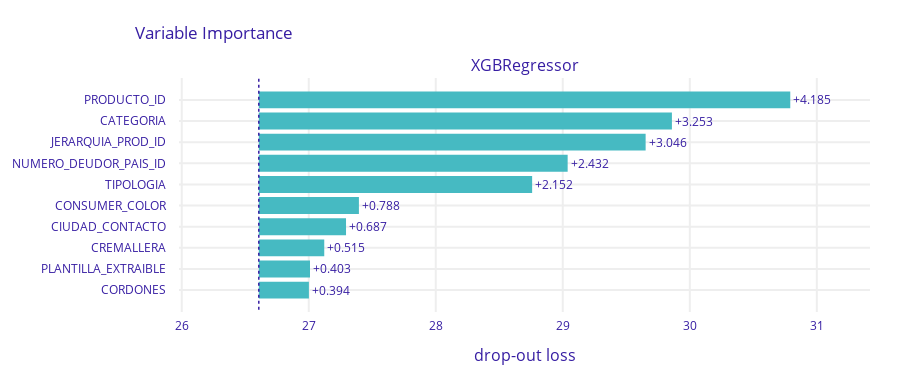
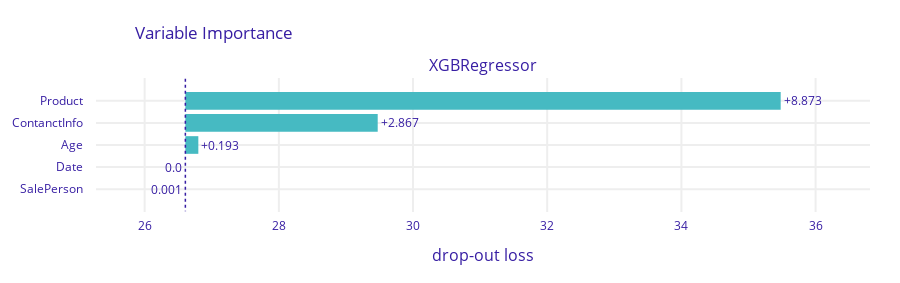

The notebook cell these images were saved under, in order:
### Code cell
xgboost_explainer = dx.Explainer(xgbm, x_test_XGBM, y_test)
explanation = xgboost_explainer.model_parts()
explanation.plot()
res = xgboost_explainer.model_performance(model_type='regression')
res.plot()
groupedexpl = xgboost_explainer.model_parts(variable_groups=variable_groups)
groupedexpl.plot()

### Figure 1 — Plotly figure (JSON) as saved in the notebook; plotly's stock layout.template omitted (floating-point values rounded to 4 significant figures)
{"data": [{"base": 26.61, "hoverinfo": "text", "hoverlabel": {"bgcolor": "rgba(0,0,0,0.8)"}, "hovertext": ["Model: XGBRegressor loss after<br>variable: PRODUCTO_ID is permuted: 30.791<br>Drop-out loss change: +4.185", "Model: XGBRegressor loss after<br>variable: CATEGORIA is permuted: 29.859<br>Drop-out loss change: +3.253", "Model: XGBRegressor loss after<br>variable: JERARQUIA_PROD_ID is permuted: 29.652<br>Drop-out loss change: +3.046", "Model: XGBRegressor loss after<br>variable: NUMERO_DEUDOR_PAIS_ID is permuted: 29.038<br>Drop-out loss change: +2.432", "Model: XGBRegressor loss after<br>variable: TIPOLOGIA is permuted: 28.759<br>Drop-out loss change: +2.152", "Model: XGBRegressor loss after<br>variable: CONSUMER_COLOR is permuted: 27.395<br>Drop-out loss change: +0.788", "Model: XGBRegressor loss after<br>variable: CIUDAD_CONTACTO is permuted: 27.293<br>Drop-out loss change: +0.687", "Model: XGBRegressor loss after<br>variable: CREMALLERA is permuted: 27.122<br>Drop-out loss change: +0.515", "Model: XGBRegressor loss after<br>variable: PLANTILLA_EXTRAIBLE is permuted: 27.01<br>Drop-out loss change: +0.403", "Model: XGBRegressor loss after<br>variable: CORDONES is permuted: 27.001<br>Drop-out loss change: +0.394"], "marker": {"color": "#46bac2"}, "orientation": "h", "showlegend": false, "text": ["+4.185", "+3.253", "+3.046", "+2.432", "+2.152", "+0.788", "+0.687", "+0.515", "+0.403", "+0.394"], "textposition": "outside", "type": "bar", "x": [4.185, 3.253, 3.046, 2.432, 2.152, 0.7882, 0.6868, 0.5154, 0.4032, 0.3944], "xaxis": "x", "y": ["PRODUCTO_ID", "CATEGORIA", "JERARQUIA_PROD_ID", "NUMERO_DEUDOR_PAIS_ID", "TIPOLOGIA", "CONSUMER_COLOR", "CIUDAD_CONTACTO", "CREMALLERA", "PLANTILLA_EXTRAIBLE", "CORDONES"], "yaxis": "y"}], "layout": {"annotations": [{"font": {"size": 16}, "showarrow": false, "text": "XGBRegressor", "x": 0.5, "xanchor": "center", "xref": "paper", "y": 1, "yanchor": "bottom", "yref": "paper"}, {"font": {"size": 16}, "showarrow": false, "text": "drop-out loss", "x": 0.5, "xanchor": "center", "xref": "paper", "y": 0, "yanchor": "top", "yref": "paper", "yshift": -30}], "font": {"color": "#371ea3"}, "height": 383, "margin": {"b": 71, "r": 30, "t": 78}, "shapes": [{"line": {"color": "#371ea3", "dash": "dot", "width": 1.5}, "type": "line", "x0": 26.61, "x1": 26.61, "xref": "x", "y0": -1, "y1": 10, "yref": "y"}], "title": {"text": "Variable Importance", "x": 0.15}, "xaxis": {"anchor": "y", "automargin": true, "domain": [0, 1], "fixedrange": true, "gridwidth": 2, "range": [25.98, 31.42], "tickcolor": "white", "ticklen": 3, "ticks": "outside", "type": "linear", "zeroline": false}, "yaxis": {"anchor": "x", "automargin": true, "autorange": "reversed", "domain": [0, 1], "fixedrange": true, "gridwidth": 2, "tickcolor": "white", "ticklen": 10, "ticks": "outside", "type": "category"}}}

### Figure 2 — Plotly figure (JSON) as saved in the notebook; plotly's stock layout.template omitted (floating-point values rounded to 4 significant figures)
{"data": [{"base": 26.61, "hoverinfo": "text", "hoverlabel": {"bgcolor": "rgba(0,0,0,0.8)"}, "hovertext": ["Model: XGBRegressor loss after<br>variable: Product is permuted: 35.48<br>Drop-out loss change: +8.873", "Model: XGBRegressor loss after<br>variable: ContanctInfo is permuted: 29.474<br>Drop-out loss change: +2.867", "Model: XGBRegressor loss after<br>variable: Age is permuted: 26.8<br>Drop-out loss change: +0.193", "Model: XGBRegressor loss after<br>variable: Date is permuted: 26.606<br>Drop-out loss change: -0.0", "Model: XGBRegressor loss after<br>variable: SalePerson is permuted: 26.606<br>Drop-out loss change: -0.001"], "marker": {"color": "#46bac2"}, "orientation": "h", "showlegend": false, "text": ["+8.873", "+2.867", "+0.193", "0.0", "0.001"], "textposition": "outside", "type": "bar", "x": [8.873, 2.867, 0.1933, -0.0004747, -0.0007974], "xaxis": "x", "y": ["Product", "ContanctInfo", "Age", "Date", "SalePerson"], "yaxis": "y"}], "layout": {"annotations": [{"font": {"size": 16}, "showarrow": false, "text": "XGBRegressor", "x": 0.5, "xanchor": "center", "xref": "paper", "y": 1, "yanchor": "bottom", "yref": "paper"}, {"font": {"size": 16}, "showarrow": false, "text": "drop-out loss", "x": 0.5, "xanchor": "center", "xref": "paper", "y": 0, "yanchor": "top", "yref": "paper", "yshift": -30}], "font": {"color": "#371ea3"}, "height": 283, "margin": {"b": 71, "r": 30, "t": 78}, "shapes": [{"line": {"color": "#371ea3", "dash": "dot", "width": 1.5}, "type": "line", "x0": 26.61, "x1": 26.61, "xref": "x", "y0": -1, "y1": 5, "yref": "y"}], "title": {"text": "Variable Importance", "x": 0.15}, "xaxis": {"anchor": "y", "automargin": true, "domain": [0, 1], "fixedrange": true, "gridwidth": 2, "range": [25.27, 36.81], "tickcolor": "white", "ticklen": 3, "ticks": "outside", "type": "linear", "zeroline": false}, "yaxis": {"anchor": "x", "automargin": true, "autorange": "reversed", "domain": [0, 1], "fixedrange": true, "gridwidth": 2, "tickcolor": "white", "ticklen": 10, "ticks": "outside", "type": "category"}}}
